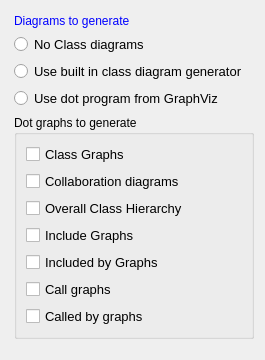
           <widget class="QWidget" name="page_Diagrams">
            <layout class="QGridLayout" name="gridLayout_4">
             <property name="leftMargin">
              <number>14</number>
             </property>
             <property name="topMargin">
              <number>14</number>
             </property>
             <item row="0" column="0">
              <widget class="QLabel" name="label_t1_e">
               <property name="palette">
                <palette>
                 <active>
                  <colorrole role="WindowText">
                   <brush brushstyle="SolidPattern">
                    <color alpha="255">
                     <red>0</red>
                     <green>0</green>
                     <blue>255</blue>
                    </color>
                   </brush>
                  </colorrole>
                 </active>
                 <inactive>
                  <colorrole role="WindowText">
                   <brush brushstyle="SolidPattern">
                    <color alpha="255">
                     <red>0</red>
                     <green>0</green>
                     <blue>255</blue>
                    </color>
                   </brush>
                  </colorrole>
                 </inactive>
                 <disabled>
                  <colorrole role="WindowText">
                   <brush brushstyle="SolidPattern">
                    <color alpha="255">
                     <red>106</red>
                     <green>104</green>
                     <blue>100</blue>
                    </color>
                   </brush>
                  </colorrole>
                 </disabled>
                </palette>
               </property>
               <property name="text">
                <string>Diagrams to generate</string>
               </property>
              </widget>
             </item>
             <item row="2" column="0">
              <widget class="QRadioButton" name="diagram_built_in_RB">
               <property name="font">
                <font>
                 <pointsize>10</pointsize>
                </font>
               </property>
               <property name="text">
                <string>Use built in class diagram generator</string>
               </property>
               <attribute name="buttonGroup">
                <string notr="true">buttonGroup_diagram</string>
               </attribute>
              </widget>
             </item>
             <item row="3" column="0">
              <widget class="QRadioButton" name="diagram_dot_RB">
               <property name="font">
                <font>
                 <pointsize>10</pointsize>
                </font>
               </property>
               <property name="text">
                <string>Use dot program from GraphViz</string>
               </property>
               <attribute name="buttonGroup">
                <string notr="true">buttonGroup_diagram</string>
               </attribute>
              </widget>
             </item>
             <item row="5" column="0">
              <spacer name="verticalSpacer_5">
               <property name="orientation">
                <enum>Qt::Vertical</enum>
               </property>
               <property name="sizeHint" stdset="0">
                <size>
                 <width>10</width>
                 <height>10</height>
                </size>
               </property>
              </spacer>
             </item>
             <item row="4" column="0" colspan="2">
              <widget class="QGroupBox" name="groupBox_3">
               <property name="palette">
                <palette>
                 <active>
                  <colorrole role="Text">
                   <brush brushstyle="SolidPattern">
                    <color alpha="255">
                     <red>0</red>
                     <green>0</green>
                     <blue>255</blue>
                    </color>
                   </brush>
                  </colorrole>
                 </active>
                 <inactive>
                  <colorrole role="Text">
                   <brush brushstyle="SolidPattern">
                    <color alpha="255">
                     <red>0</red>
                     <green>0</green>
                     <blue>255</blue>
                    </color>
                   </brush>
                  </colorrole>
                 </inactive>
                 <disabled>
                  <colorrole role="Text">
                   <brush brushstyle="SolidPattern">
                    <color alpha="255">
                     <red>106</red>
                     <green>104</green>
                     <blue>100</blue>
                    </color>
                   </brush>
                  </colorrole>
                 </disabled>
                </palette>
               </property>
               <property name="title">
                <string>Dot graphs to generate</string>
               </property>
               <property name="checkable">
                <bool>false</bool>
               </property>
               <layout class="QVBoxLayout" name="verticalLayout_6">
                <item>
                 <widget class="QCheckBox" name="dot_class_graph_CB1">
                  <property name="font">
                   <font>
                    <pointsize>10</pointsize>
                   </font>
                  </property>
                  <property name="text">
                   <string>Class Graphs</string>
                  </property>
                 </widget>
                </item>
                <item>
                 <widget class="QCheckBox" name="dot_collaboration_CB1">
                  <property name="font">
                   <font>
                    <pointsize>10</pointsize>
                   </font>
                  </property>
                  <property name="text">
                   <string>Collaboration diagrams</string>
                  </property>
                 </widget>
                </item>
                <item>
                 <widget class="QCheckBox" name="dot_hierarchy_CB1">
                  <property name="font">
                   <font>
                    <pointsize>10</pointsize>
                   </font>
                  </property>
                  <property name="text">
                   <string>Overall Class Hierarchy</string>
                  </property>
                 </widget>
                </item>
                <item>
                 <widget class="QCheckBox" name="dot_include_CB1">
                  <property name="font">
                   <font>
                    <pointsize>10</pointsize>
                   </font>
                  </property>
                  <property name="text">
                   <string>Include Graphs</string>
                  </property>
                 </widget>
                </item>
                <item>
                 <widget class="QCheckBox" name="dot_included_by_CB1">
                  <property name="font">
                   <font>
                    <pointsize>10</pointsize>
                   </font>
                  </property>
                  <property name="text">
                   <string>Included by Graphs</string>
                  </property>
                 </widget>
                </item>
                <item>
                 <widget class="QCheckBox" name="dot_call_CB1">
                  <property name="font">
                   <font>
                    <pointsize>10</pointsize>
                   </font>
                  </property>
                  <property name="text">
                   <string>Call graphs</string>
                  </property>
                 </widget>
                </item>
                <item>
                 <widget class="QCheckBox" name="dot_called_by_CB1">
                  <property name="font">
                   <font>
                    <pointsize>10</pointsize>
                   </font>
                  </property>
                  <property name="text">
                   <string>Called by graphs</string>
                  </property>
                 </widget>
                </item>
               </layout>
              </widget>
             </item>
             <item row="1" column="0" colspan="2">
              <widget class="QRadioButton" name="diagram_none_RB">
               <property name="font">
                <font>
                 <pointsize>10</pointsize>
                </font>
               </property>
               <property name="text">
                <string>No Class diagrams</string>
               </property>
               <attribute name="buttonGroup">
                <string notr="true">buttonGroup_diagram</string>
               </attribute>
              </widget>
             </item>
            </layout>
           </widget>
